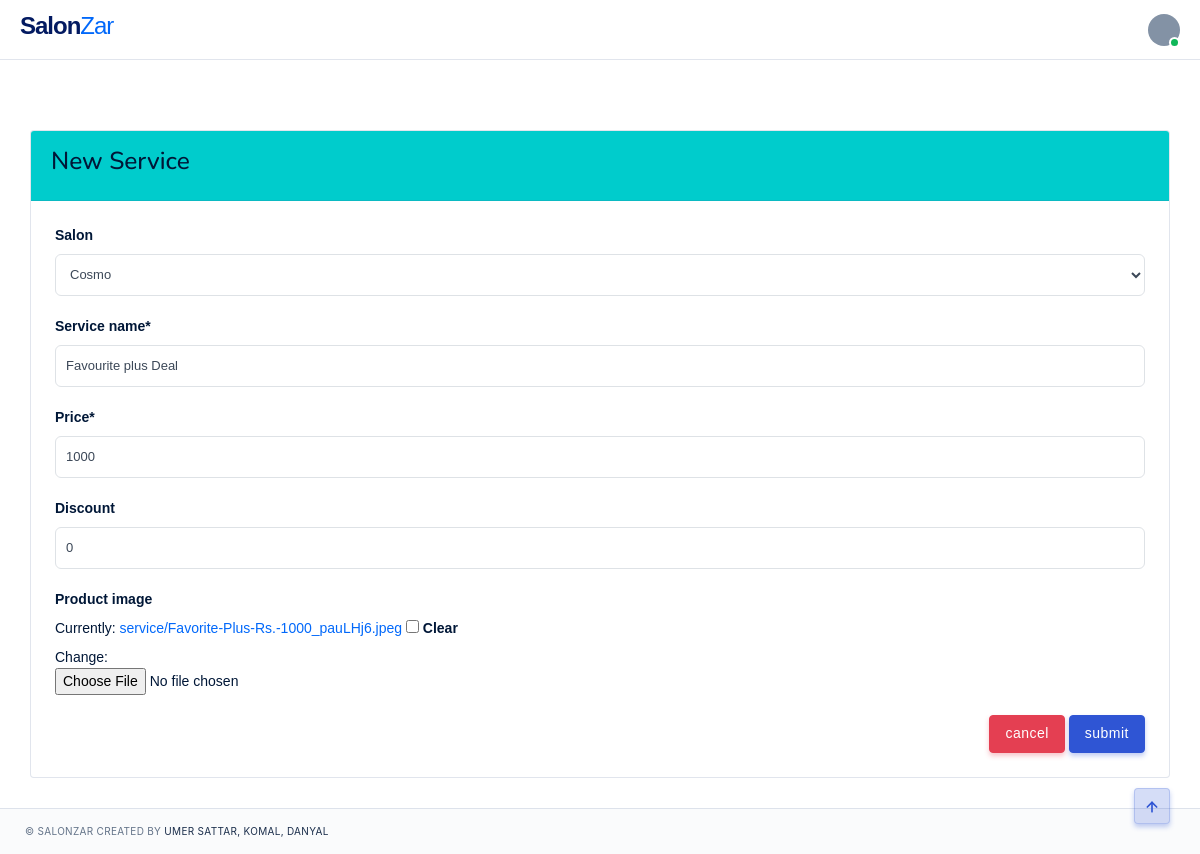
The page /edit_service/7 (signed in) on the database its author committed.
### salons/models.py (models this page shows, shortened)
class Service(models.Model):
    salon = models.ForeignKey(Salon,null=True,blank=True,on_delete=models.CASCADE)
    service_name = models.CharField(max_length=200,null=True)
    price = models.IntegerField(null=True)
    discount = models.IntegerField(null=True,blank=True)
    product_image= models.ImageField(upload_to='service/',null=True,blank=True)

### salons/decorators.py (the view)
		def wrapper_func(request,*args,**kwargs):
			group = None
			if request.user.groups.exists():
				group = request.user.groups.all()[0].name
			if group in allowed_roles:
				return view_func(request,*args,**kwargs)
			else:
				return HttpResponse('You are not allowed to view this page')

### salons/forms.py
class salon_serice_form(ModelForm):
	class Meta:
		model = Service
		fields = '__all__'

### salons/models.py (called while the page is built)
    def __str__(self):
        return self.shop_name

### salons/templatetags/user_tags.py (called while the page is built)
@register.filter(name='has_group')
def has_group(user, group_name):
    return user.groups.filter(name=group_name).exists()

### salons/views.py (called while the page is built, shortened)
@login_required(login_url=login_page)
@allowed_users(allowed_roles=['salon manager'])
def edit_service(request,id):
    service = Service.objects.get(id=id)
    form = salon_serice_form(instance=service)
    files = request.FILES.getlist('product_image')
    context = {'form':form}
    return render(request, 'pages/new_service.html', context)

### salons/templates/pages/new_service.html
{% extends 'pages/base.html' %}{% load crispy_forms_tags %}{% block content %}
<div class="container pd-x-0 pd-lg-x-10 pd-xl-x-0 mg-t-40">
  <div class="card">
    <div class="card-header bg-teal">
      <h3>New Service</h3>
    </div>
    <div class="card-body">
      <form action="" method="POST" enctype="multipart/form-data">
        {% csrf_token %} {{form | crispy}}
        <div class="float-right">
          <a class="btn btn-danger" href="{% url 'salon_user'%}">cancel</a>
          <button class="btn btn-primary" type="submit">submit</button>
        </div>
      </form>
    </div>
  </div>
</div>
{% endblock %}

### static/css/colors/default.css (style rules this page uses)
.bg-primary, .btn-primary, .btn-outline-primary:hover, .btn-outline-primary:focus, .btn-outline-primary:active, .btn-outline-primary.active, .btn-outline-primary.focus, .btn-outline-primary:not(:disabled):not(.disabled):active, .btn-soft-primary:hover, .btn-soft-primary:focus, .btn-soft-primary:active, .btn-soft-primary.active, .btn-soft-primary.focus, .badge-primary, .pagination .page-item.active .page-link, .nav-pills .nav-link.active, .custom-control-input:checked ~ .custom-control-label:before, #preloader #status .spinner .double-bounce1, #preloader #status .spinner .double-bounce2, .social-icon li a:hover, #topnav .navbar-toggle.open span:hover, .gradient, .flex-control-paging li a.flex-active, .owl-theme .owl-dots .owl-dot span, .owl-theme .owl-dots .owl-dot.active span, .owl-theme .owl-dots.clickable .owl-dot:hover span, .watch-video a .play-icon-circle, .sidebar .widget .tagcloud > a:hover, .flatpickr-day.selected, .flatpickr-day.selected:hover, .bg-animation-left.crypto-home:after, .bg-animation-left.task-management-home:after, .classic-app-image .bg-app-shape:after, .classic-saas-image .bg-saas-shape:after, .work-container.work-modern .icons .work-icon:hover, .features.fea-primary:hover, .accounts:hover, .accounts.active, .timeline-page .timeline-item .date-label-left:after, .timeline-page .timeline-item .duration-right:after, .swiper-slider-hero .swiper-container .swiper-button-prev:hover, .swiper-slider-hero .swiper-container .swiper-button-next:hover { background-color: #2f55d4 !important; }
.btn-primary, .btn-outline-primary, .btn-outline-primary:hover, .btn-outline-primary:focus, .btn-outline-primary:active, .btn-outline-primary.active, .btn-outline-primary.focus, .btn-outline-primary:not(:disabled):not(.disabled):active, .badge-outline-primary, .btn-soft-primary:hover, .btn-soft-primary:focus, .btn-soft-primary:active, .btn-soft-primary.active, .btn-soft-primary.focus, .alert-primary, .alert-outline-primary, .pagination .page-item.active .page-link, .form-group .form-control:focus, .form-group .form-control.active, .custom-control-input:checked ~ .custom-control-label:before, .custom-control-input:focus ~ .custom-control-label::before, .form-control:focus, .social-icon li a:hover, #topnav .has-submenu.active.active .menu-arrow, #topnav.scroll .navigation-menu > li:hover > .menu-arrow, #topnav.scroll .navigation-menu > li.active > .menu-arrow, #topnav .navigation-menu > li:hover > .menu-arrow, #topnav .has-submenu .submenu .has-submenu:hover .submenu-arrow, #topnav.nav-sticky .navigation-menu.nav-light > li:hover > .menu-arrow, #topnav.nav-sticky .navigation-menu.nav-light > li.active > .menu-arrow, .pricing-rates.business-rate:hover, .pricing-rates.starter-plan, .event-schedule:hover, .container-filter li a.active, .container-filter li a:hover, .flatpickr-day.selected, .flatpickr-day.selected:hover, .swiper-slider-hero .swiper-container .swiper-button-prev:hover, .swiper-slider-hero .swiper-container .swiper-button-next:hover { border-color: #2f55d4 !important; }
.btn-primary, .btn-soft-primary, .btn-outline-primary:hover, .btn-outline-primary:focus, .btn-outline-primary:active, .btn-outline-primary.active, .btn-outline-primary.focus, .btn-outline-primary:not(:disabled):not(.disabled):active { box-shadow: 0 3px 5px 0 rgba(47, 85, 212, 0.3); }

### rows shown on the page
Service: salon "Cosmo", service_name "Favourite plus Deal", price "1000", discount "0"
